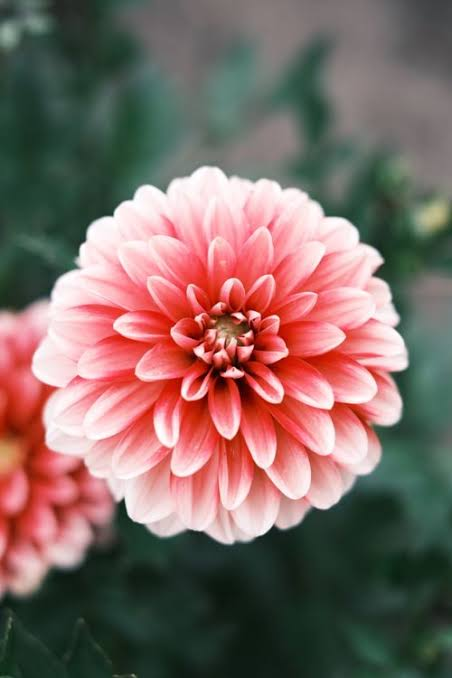
#> input picture image.jpg, 452 x 678 px
$ python harris.py
#> lines starting #> are read from the running program, lines starting #| are printed output that depends on the picture; after the words box and inside, x2 and y2 are one past the last pixel; in counts of white or black regions, pixels touching at a corner belong together

import cv2
import numpy as np
import matplotlib.pyplot as plt

# Read the input image
img = cv2.imread("image.jpg")
#> img is the input picture: shape (678, 452, 3); mean B, G, R 99.9, 105.6, 128.6

# Check whether image is loaded
if img is None:
    print("Error: Image not found!")
    exit()

# Convert image to grayscale
gray = cv2.cvtColor(img, cv2.COLOR_BGR2GRAY)
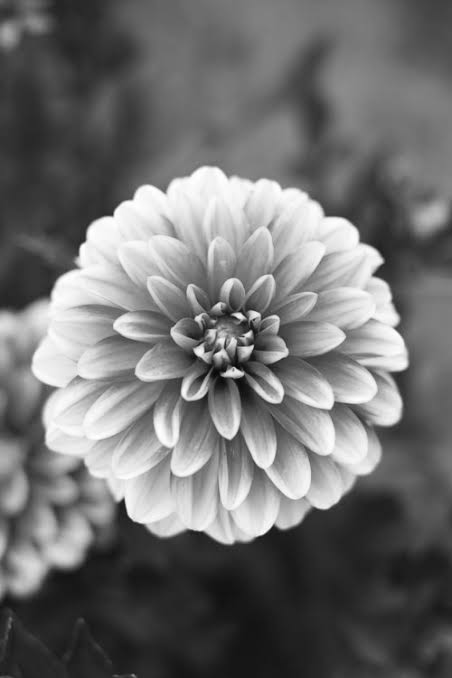
#> gray: shape (678, 452); min 6, max 255, mean 111.8

# Convert grayscale image to float32
gray = np.float32(gray)

# Apply Harris Corner Detection
dst = cv2.cornerHarris(gray, 2, 3, 0.04)

# Dilate result to mark the corners clearly
dst = cv2.dilate(dst, None)
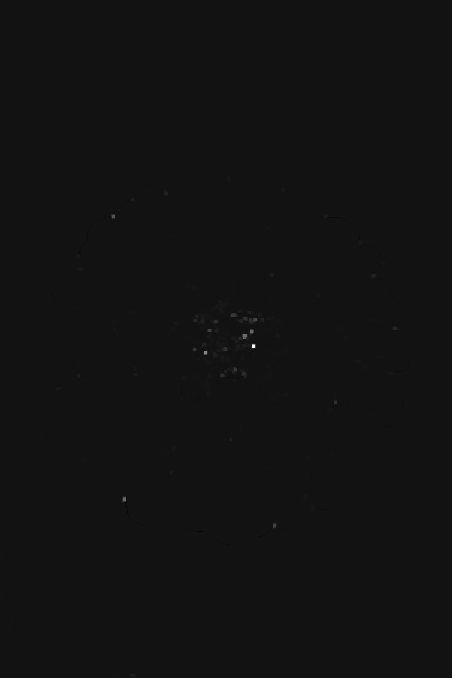
#> dst: shape (678, 452) float32; min -4203115.5, max 52752360, mean 17815.6; drawn with min black and max white

# Mark detected corners in red
img[dst > 0.01 * dst.max()] = [0, 0, 255]
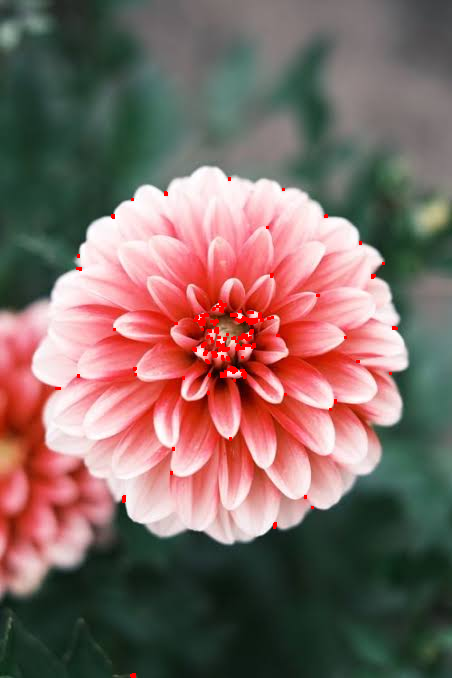
#> img: shape (678, 452, 3); 0.6% of pixels changed, all inside (x1, y1, x2, y2) = (55, 177, 398, 678)

# Convert BGR to RGB
img_rgb = cv2.cvtColor(img, cv2.COLOR_BGR2RGB)

# Display the result
plt.imshow(img_rgb)
plt.title("Harris Corner Detection")
plt.axis("off")
plt.show()
